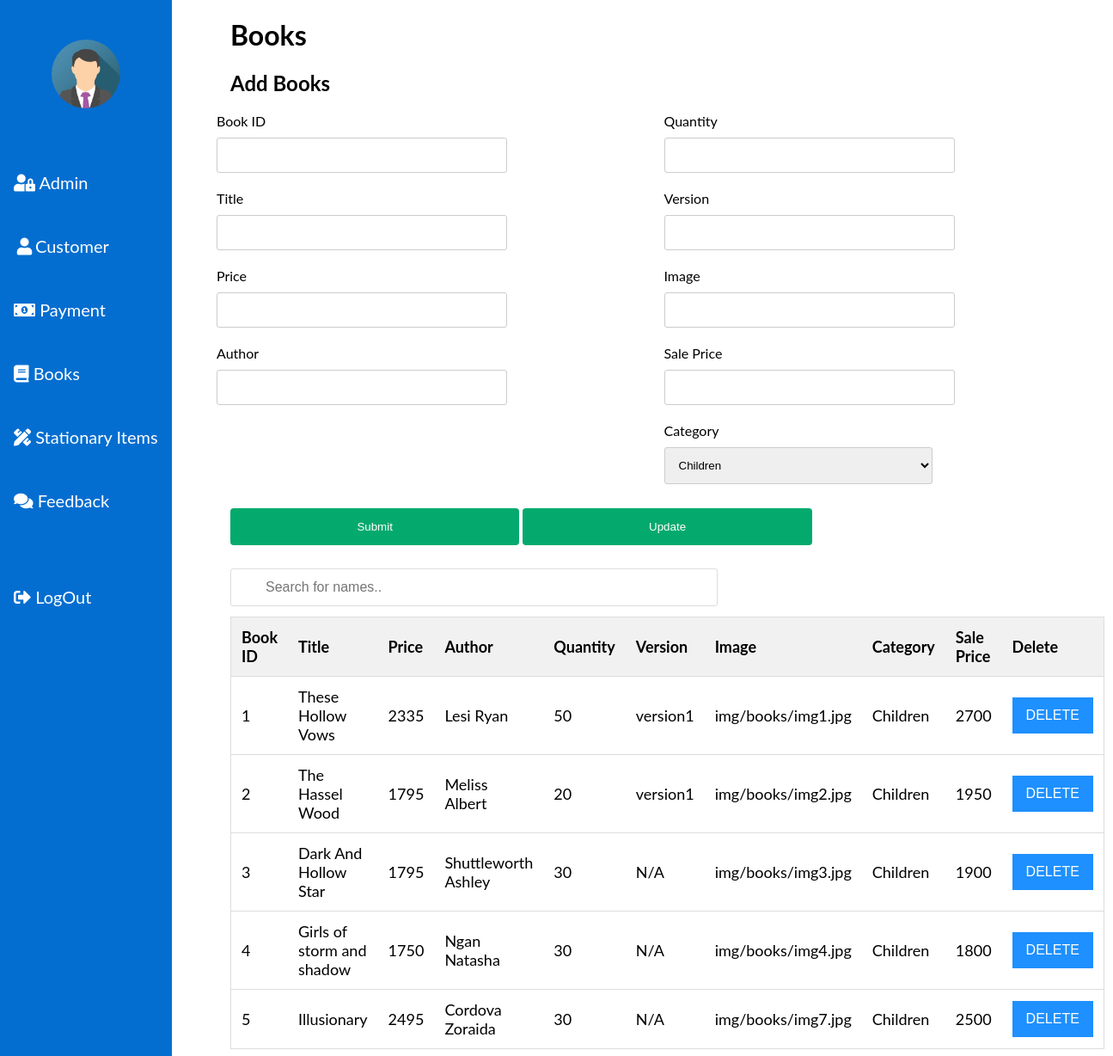
Page /Admin/Books.php on the committed database.
### tables this page shows
CREATE TABLE `book` (
  `BID` int(11) NOT NULL,
  `b_title` varchar(225) NOT NULL,
  `b_price` double NOT NULL,
  `b_quantity` int(11) NOT NULL,
  `author` varchar(100) NOT NULL,
  `version` varchar(50) NOT NULL,
  `b_img` varchar(100) NOT NULL,
  `category` varchar(100) NOT NULL,
  `b_sprice` double NOT NULL
);

### Admin/Books.php (the view, shortened to what this page needs)
<!DOCTYPE html>
<html lang="en">
<head>
    <link rel="stylesheet" href="https://pro.fontawesome.com/releases/v5.10.0/css/all.css"/>
    <link rel="stylesheet" href="styles/admin.css">
    <link rel="stylesheet" href="admin.css">
</head>
<body>
<?php include 'sidebar.php';?>
<div class="main">
  <h1>Books</h1>
  <div class="container">
    <h2>Add Books</h2>
  <form action="" method="POST">
    <div class="row">
        <div class="col-50">
          <label >Book ID</label>
          <input type="text"  name="bookid" placeholder="">
          <label >Title</label>
          <input type="text"  name="title" placeholder="">
          <label >Price</label>
          <input type="text"  name="price" placeholder="">
          <label >Author</label>
          <input type="text"  name="author" placeholder="">
        </div>
        <div class="col-50">
            <label >Quantity</label>
            <input type="text"  name="quantity" placeholder="">
            <label >Version</label>
            <input type="text"  name="version" placeholder="">
            <label >Image</label>
            <input type="text"  name="image" placeholder="">
            <label >Sale Price</label>
            <input type="text"  name="sprice" placeholder="">
            <label >Category</label>
            <select  name="category">
              <option name="category" value="Children">Children</option>
            </select>
          </div>
      </div>
      <div class="col-50">
    <input type="submit" name="submit" value="Submit">
    <input type="submit" name="edit_btn" value="Update">
</div>
  </form>
</div>
<br>
  <div>
  <input type="text" id="myInput" onkeyup="myFunction()" placeholder="Search for names..">
<?php
$conn = mysqli_connect("localhost","root","","bookstore");
  $query ="SELECT* FROM book";
  $query_run= mysqli_query($conn, $query);
?>
<table id="myTable">
  <tr class="header">
    <th >Book ID</th>
    <th >Title</th>
    <th>Price</th>
    <th>Author</th>
    <th>Quantity</th>
    <th>Version</th>
    <th>Image</th>
    <th>Category</th>
    <th>Sale Price</th>
    <th>Delete</th>
  </tr>
   <?php
   if(mysqli_num_rows($query_run)>0)
   {
     while($row =mysqli_fetch_assoc($query_run))
     {
       ?>
      <tr>
      <td><?php echo $row['BID']?></td>
      <td><?php echo $row['b_title']?></td>
      <td><?php echo $row['b_price']?></td>
      <td><?php echo $row['author']?></td>
      <td><?php echo $row['b_quantity']?></td>
      <td><?php echo $row['version']?></td>
      <td><?php echo $row['b_img']?></td>
      <td><?php echo $row['category']?></td>
      <td><?php echo $row['b_sprice']?></td>
      <td>
      <form action="" method ="POST">
      <button type="submit" name="delete_btn" class="btn">DELETE</button>
      </form>
      </td>
  </tr>
<?php
     }
    }
    else{
      echo"No record found";
    }
     ?>
</table>
</div>
</div>
</body>
</html>
</body>
</html>

### Admin/styles/admin.css (style rules this page uses)
.main { margin-left: 250px; padding: 0px 10px; }
.btn { background-color: DodgerBlue; border: none; color: white; padding: 12px 16px; font-size: 16px; cursor: pointer; }
#myInput { background-image: url('/css/searchicon.png'); background-position: 10px 12px; background-repeat: no-repeat; width: 50%; font-size: 16px; padding: 12px 20px 12px 40px; border: 1px solid #ddd; margin-bottom: 12px; }
#myTable { border-collapse: collapse; width: 100%; border: 1px solid #ddd; font-size: 18px; }
#myTable th, #myTable td { text-align: left; padding: 12px; }
#myTable tr { border-bottom: 1px solid #ddd; }
#myTable tr.header, #myTable tr:hover { background-color: #f1f1f1; }

### Admin/admin.css (style rules this page uses)
body { font-family: "Lato", sans-serif; }
.main { margin-left: 250px; padding: 0px 10px; }

### Admin/Books.php (style rules this page uses)
.row { display: -ms-flexbox; display: flex; -ms-flex-wrap: wrap; flex-wrap: wrap; margin: 0 -16px; }
.col-50 { -ms-flex: 50%; flex: 50%; }
input[type=text], select { width:60%; margin-bottom: 20px; padding: 12px; border: 1px solid #ccc; border-radius: 3px; }
input[type=submit] { width: 33.33%; background-color: #04AA6D; color: white; padding: 14px 20px; margin: 8px 0; border: none; border-radius: 4px; cursor: pointer; }
label { margin-bottom: 10px; display: block; }

### rows in the picture
book: BID "1", b_title "These Hollow Vows", b_price "2335", author "Lesi Ryan", b_quantity "50", version "version1", b_img "img/books/img1.jpg", category "Children", b_sprice "2700"
book: BID "2", b_title "The Hassel Wood", b_price "1795", author "Meliss Albert", b_quantity "20", version "version1", b_img "img/books/img2.jpg", category "Children", b_sprice "1950"
book: BID "3", b_title "Dark And Hollow Star", b_price "1795", author "Shuttleworth Ashley", b_quantity "30", version "N/A", b_img "img/books/img3.jpg", category "Children", b_sprice "1900"
book: BID "4", b_title "Girls of storm and shadow", b_price "1750", author "Ngan Natasha", b_quantity "30", version "N/A", b_img "img/books/img4.jpg", category "Children", b_sprice "1800"
book: BID "5", b_title "Illusionary", b_price "2495", author "Cordova Zoraida", b_quantity "30", version "N/A", b_img "img/books/img7.jpg", category "Children", b_sprice "2500"
